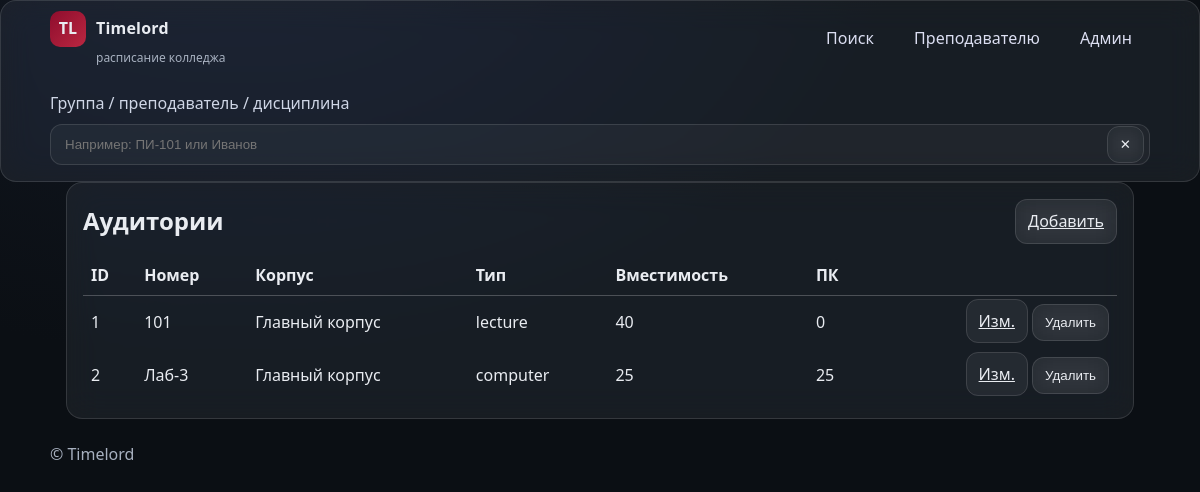
/admin/rooms (signed in), run on an earlier commit of the app's database.
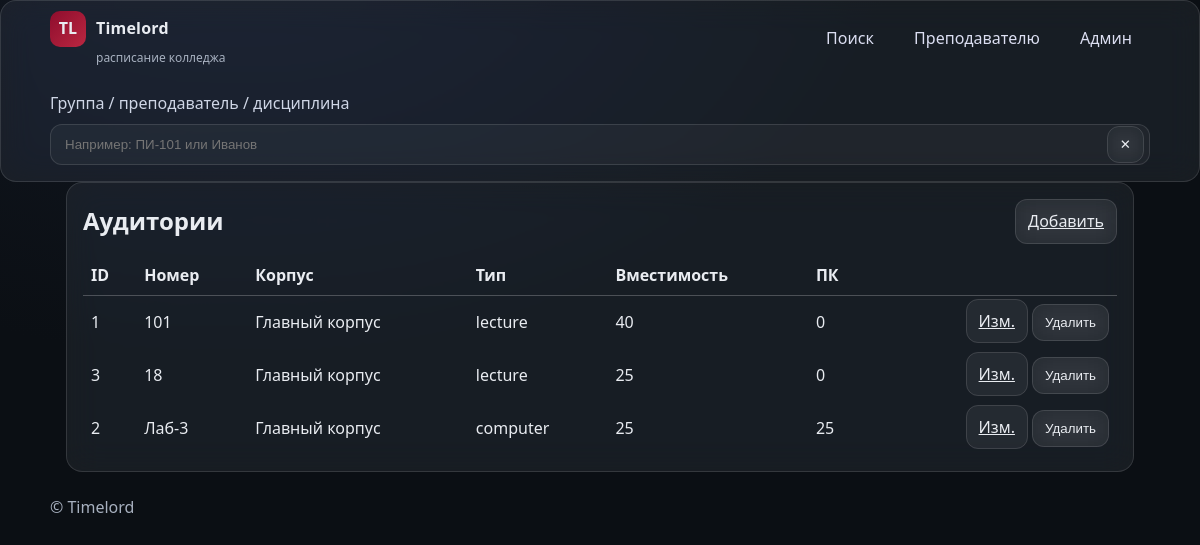
And on a later commit of the database.
### models/room.py (models this page shows)
class Room(db.Model):
    id = db.Column(db.Integer, primary_key=True)
    building_id = db.Column(db.Integer, db.ForeignKey("building.id"), nullable=False)
    number = db.Column(db.String(64), nullable=False)
    capacity = db.Column(db.Integer, nullable=False, default=30)
    room_type_id = db.Column(db.Integer, db.ForeignKey("room_type.id"), nullable=True)
    computers_count = db.Column(db.Integer, nullable=False, default=0)
    __table_args__ = (db.UniqueConstraint("building_id", "number", name="uq_room_building_number"),)

### models/building.py (models this page shows)
class Building(db.Model):
    id = db.Column(db.Integer, primary_key=True)
    name = db.Column(db.String(255), nullable=False)
    address = db.Column(db.String(255), nullable=True)
    edu_type = db.Column(db.String(32), nullable=True)  # VO/SPO marker (optional string)

### models/room_type.py (models this page shows)
class RoomType(db.Model):
    id = db.Column(db.Integer, primary_key=True)
    name = db.Column(db.String(128), unique=True, nullable=False)
    requires_computers = db.Column(db.Boolean, default=False)
    is_sports = db.Column(db.Boolean, default=False)

### blueprints/admin/routes.py (the view)
    @login_required
    def wrapper(*args, **kwargs):
        role = getattr(current_user, "role", None)
        if role not in ("admin", "superadmin"):
            abort(403)
        return view(*args, **kwargs)

### blueprints/admin/routes.py (called while the page is built)
def admin_required(view):
    @login_required
    def wrapper(*args, **kwargs):
        role = getattr(current_user, "role", None)
        if role not in ("admin", "superadmin"):
            abort(403)
        return view(*args, **kwargs)
    wrapper.__name__ = view.__name__
    return wrapper

@bp.get("/rooms")
@admin_required
def rooms_list():
    if not Room:
        abort(501, description="Model Room is missing")
    items = db.session.query(Room).order_by(getattr(Room, "number").asc()).all() if hasattr(Room, "number") else db.session.query(Room).all()
    buildings = db.session.query(Building).all() if Building else []
    room_types = db.session.query(RoomType).all() if RoomType else []
    bmap = {getattr(b, "id"): getattr(b, "name", getattr(b, "title", "")) for b in buildings}
    tmap = {getattr(t, "id"): getattr(t, "title", getattr(t, "name", "")) for t in room_types}
    return render_template("admin/rooms_list.html", items=items, model=Room, bmap=bmap, tmap=tmap)

### models/user.py (called while the page is built)
@login_manager.user_loader
def load_user(user_id: str):
    try:
        return db.session.get(User, int(user_id))
    except Exception:
        return None

    @property
    def is_active(self):
        return bool(self.is_active_flag)

### templates/admin/rooms_list.html
{% extends "layout.html" %}
{% block content %}
<section class="glass" style="padding:16px">
  <div style="display:flex;justify-content:space-between;align-items:center;gap:12px">
    <h2 style="margin:0">Аудитории</h2>
    <a class="btn" href="{{ url_for('admin.rooms_form') }}">Добавить</a>
  </div>
  <div style="margin-top:12px;overflow:auto">
    <table style="width:100%;border-collapse:collapse">
      <thead>
        <tr>
          <th style="text-align:left;padding:8px;border-bottom:1px solid var(--panel-border)">ID</th>
          <th style="text-align:left;padding:8px;border-bottom:1px solid var(--panel-border)">Номер</th>
          <th style="text-align:left;padding:8px;border-bottom:1px solid var(--panel-border)">Корпус</th>
          <th style="text-align:left;padding:8px;border-bottom:1px solid var(--panel-border)">Тип</th>
          <th style="text-align:left;padding:8px;border-bottom:1px solid var(--panel-border)">Вместимость</th>
          <th style="text-align:left;padding:8px;border-bottom:1px solid var(--panel-border)">ПК</th>
          <th style="padding:8px;border-bottom:1px solid var(--panel-border)"></th>
        </tr>
      </thead>
      <tbody>
      {% for r in items %}
        <tr>
          <td style="padding:8px">{{ r.id }}</td>
          <td style="padding:8px">{{ getattr(r, 'number','') }}</td>
          <td style="padding:8px">{{ bmap.get(getattr(r,'building_id',None),'') }}</td>
          <td style="padding:8px">{{ tmap.get(getattr(r,'room_type_id',None),'') }}</td>
          <td style="padding:8px">{{ getattr(r, 'capacity','') }}</td>
          <td style="padding:8px">{{ getattr(r, 'computers_count', getattr(r,'computers','')) }}</td>
          <td style="padding:8px;text-align:right;white-space:nowrap">
            <a class="btn" href="{{ url_for('admin.rooms_form', item_id=r.id) }}">Изм.</a>
            <form method="post" action="{{ url_for('admin.rooms_delete', item_id=r.id) }}" style="display:inline" onsubmit="return confirm('Удалить?')">
              <button class="btn" type="submit">Удалить</button>
            </form>
          </td>
        </tr>
      {% else %}
        <tr><td colspan="7" class="muted" style="padding:8px">Нет данных</td></tr>
      {% endfor %}
      </tbody>
    </table>
  </div>
</section>
{% endblock %}

### templates/layout.html (shortened to what this page needs)
{% set title = title or "Timelord — Расписание" %}
<!doctype html>
<html lang="ru">
<head>
  <link rel="stylesheet" href="{{ url_for('static', filename='css/theme.css') }}">
  <link rel="stylesheet" href="{{ url_for('static', filename='css/components.css') }}">
</head>
<body class="page">
  <header class="site-header glass">
    <div class="container header-inner">
      <a class="brand" href="{{ url_for('core.index') }}">
        <span class="brand-mark">TL</span>
        <span class="brand-title">Timelord</span>
        <span class="brand-sub">расписание колледжа</span>
      </a>
      <nav class="main-nav">
        <a href="/search">Поиск</a>
        <a href="/teacher">Преподавателю</a>
        <a href="{{ url_for('admin.index') }}">Админ</a>
      </nav>
    </div>
    {% include "partials/search_form.html" %}
  </header>
  <main class="container main">
    {% block content %}{% endblock %}
  </main>
  <footer class="site-footer container">
    <div class="muted">© Timelord</div>
  </footer>
</body>
</html>

### templates/partials/search_form.html (shortened to what this page needs)
<div class="container search-bar">
  <form class="search" role="search" autocomplete="off" onsubmit="return false;">
    <label class="search-label">Группа / преподаватель / дисциплина</label>
    <div class="search-input-wrap">
      <input id="search-input" class="search-input" placeholder="Например: ПИ-101 или Иванов" />
      <button id="search-clear" type="button" class="btn ghost" aria-label="Очистить">✕</button>
    </div>
  </form>
</div>

### static/css/theme.css (style rules this page uses)
:root { --bg:#0b0f14; --panel:rgba(255,255,255,.06); --panel-border:rgba(255,255,255,.12); --text:#e9ecf1; --muted:#a7b0bf; --brand:#8e0d2d; --brand-2:#ba2741; --gold:#c9a227; --ok:#2dbf7a; --warn:#ffb020; --danger:#ff5a7a; }
* { box-sizing:border-box }
html,body { height:100% }
body.page { margin:0;background:radial-gradient(1200px 800px at 20% -10%,#121823 0%,#0b0f14 55%,#0b0f14 100%);color:var(--text);font:400 16px/1.45 system-ui,-apple-system,Segoe UI,Roboto,Ubuntu,"Helvetica Neue",Arial }
.container { max-width:1100px;margin:0 auto;padding:0 16px }
.muted { color:var(--muted) }
.btn { border:1px solid var(--panel-border);background:var(--panel);backdrop-filter:saturate(140%) blur(12px);color:var(--text);padding:10px 12px;border-radius:12px }
.btn.ghost { background:transparent }
.glass { background:var(--panel);backdrop-filter:saturate(160%) blur(16px);border:1px solid var(--panel-border);border-radius:16px }
.site-header { position:sticky;top:0;z-index:50 }
.header-inner { display:flex;gap:20px;align-items:center;justify-content:space-between;padding:10px 0 }
.brand { display:grid;grid-template-columns:auto 1fr;gap:6px 10px;align-items:center;color:inherit;text-decoration:none }
.brand-mark { width:36px;height:36px;border-radius:10px;background:linear-gradient(135deg,var(--brand),var(--brand-2));display:grid;place-items:center;font-weight:700 }
.brand-title { font-weight:700;letter-spacing:.2px }
.brand-sub { grid-column:2/3;color:var(--muted);font-size:12px;margin-top:-4px }
.main-nav a { color:#dcdff2;text-decoration:none;margin:0 8px;padding:8px 10px;border-radius:10px }
.search-bar { padding:10px 0 16px }
.search-label { display:block;margin:6px 0 8px;color:#cfd6e6 }
.search-input-wrap { position:relative;display:flex;align-items:center }
.search-input { flex:1;appearance:none;background:rgba(255,255,255,.04);border:1px solid var(--panel-border);border-radius:12px;padding:12px 44px 12px 14px;color:var(--text);outline:none }
.search #search-clear { position:absolute;right:6px }

### static/css/components.css (style rules this page uses)
.site-footer { padding:24px 0 40px }

What changed in the data, as far as the page shows it:
added Room: id "3", number "18", {{ bmap.get(getattr(r,'building_id',None),'') }} "Главный корпус", {{ tmap.get(getattr(r,'room_type_id',None),'') }} "lecture", capacity "25", computers_count "0"
